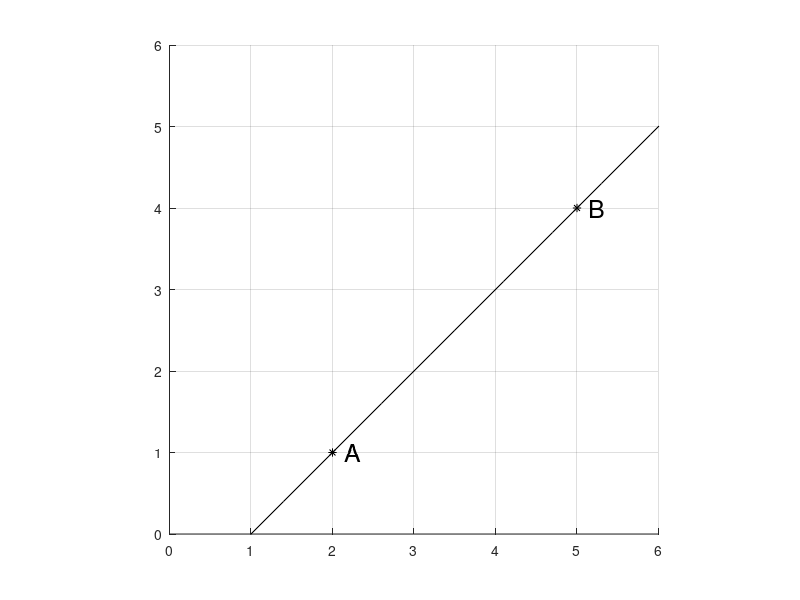

Recreate this plot in MATLAB.
%  retta per due punti (retta.m)
   close
   h1 = figure(1);  	
   set(h1, 'Units', 'normalized');
   set(h1, 'Position', [0.5 0.5  0.5  0.5]);
   whitebg(h1, 'w')
   axis equal ;  axis on ;  grid on   
   hold on
   axis([0 6 0 6] ); % [xmin xmax ymin ymax]
%  ----------------------------------------
   xA=2; yA=1; xB=5; yB=4;
   plot(xA,yA,'k*');    text(xA,yA,'  A','fontsize',18)
   plot(xB,yB,'k*');    text(xB,yB,'  B','fontsize',18)
   
   t = (-1 : 0.1 : 2);
   x = xA + (xB - xA)*t;
   y = yA + (yB - yA)*t;
   plot(x,y,'k')